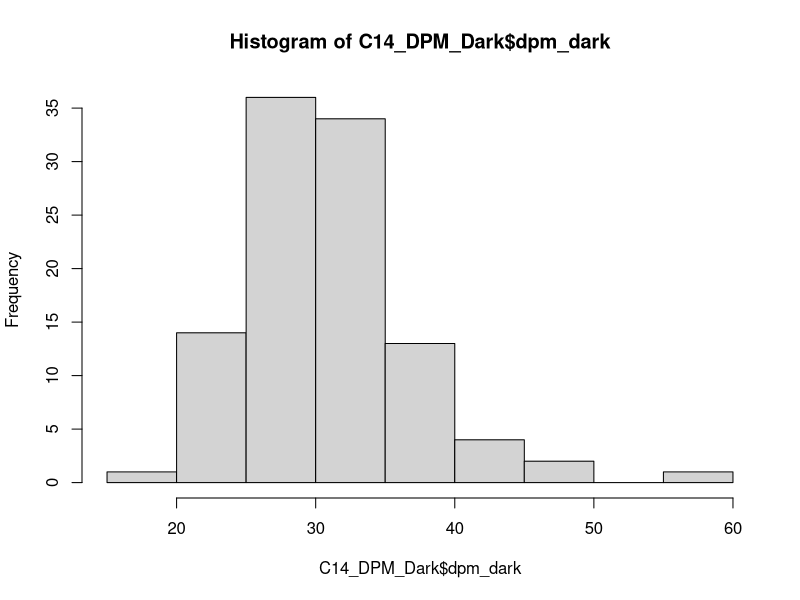
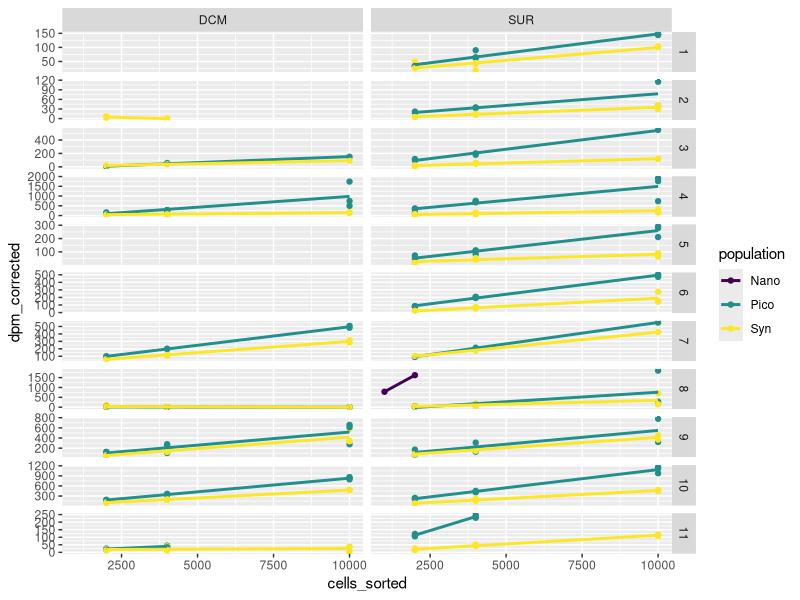
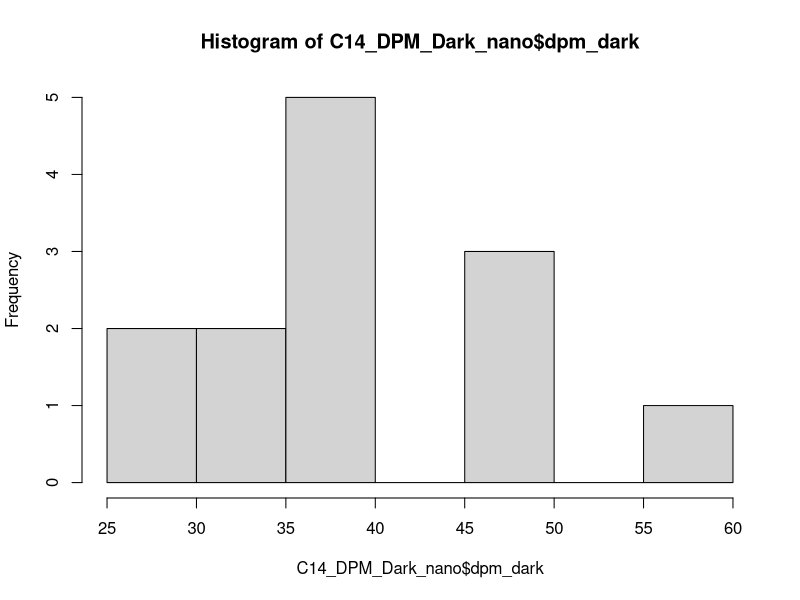
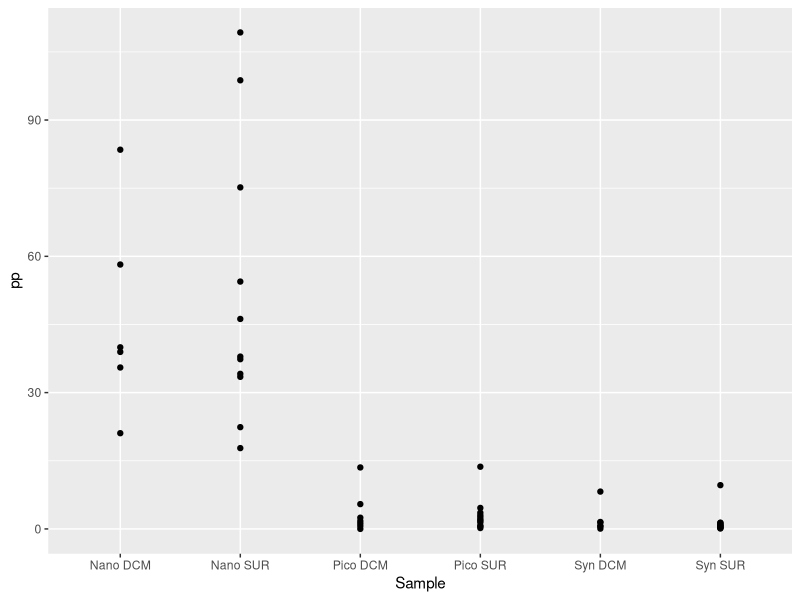
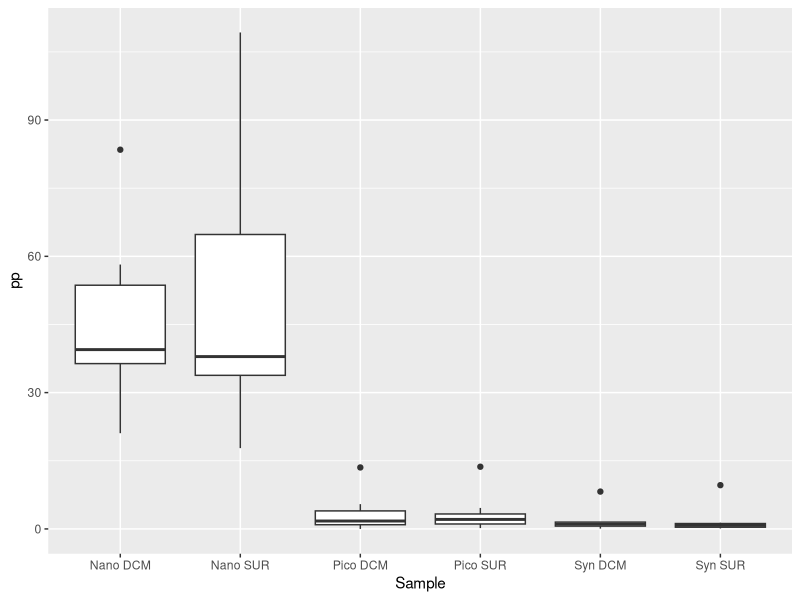
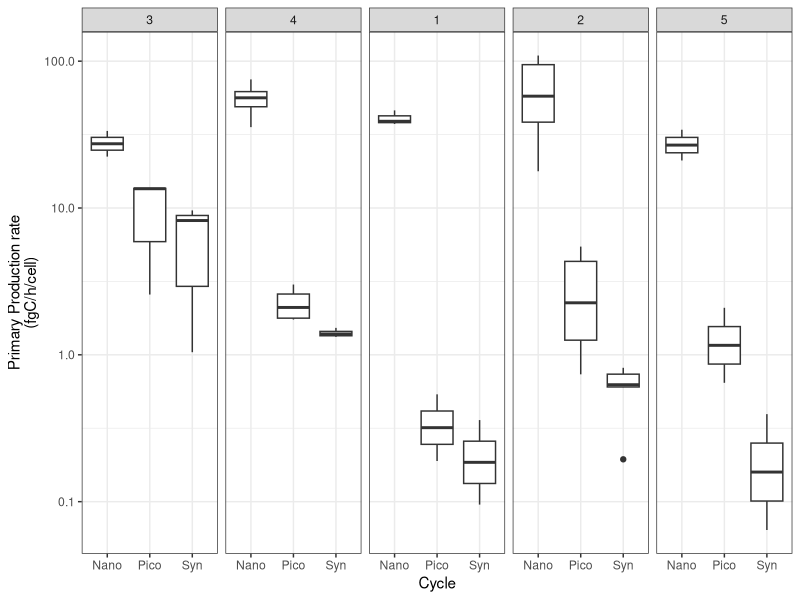
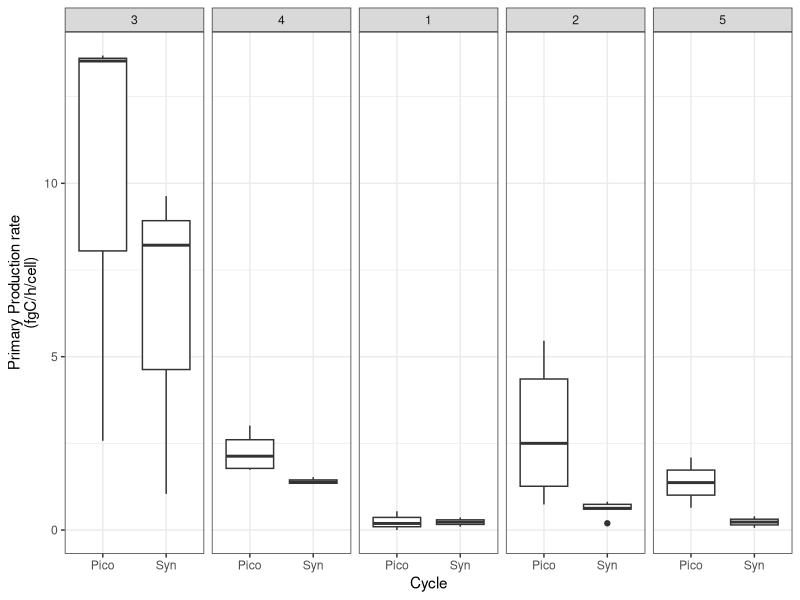
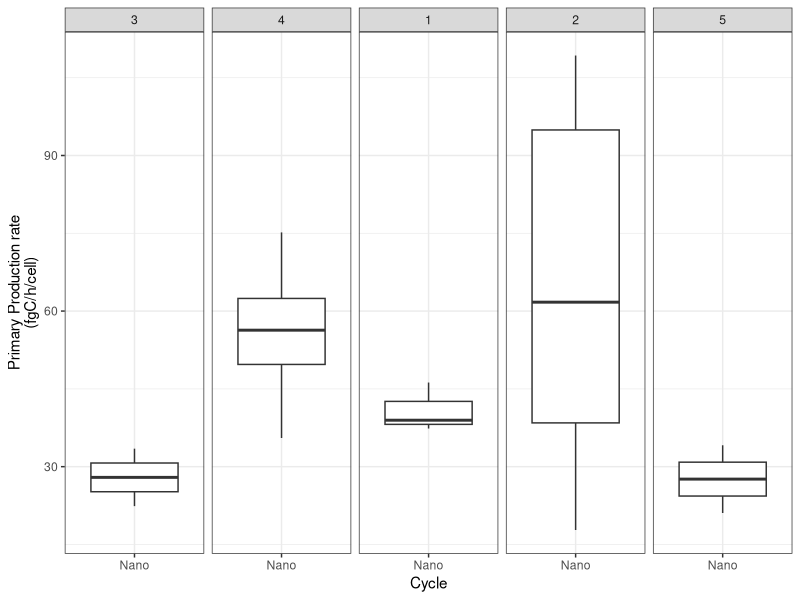

These charts were generated, in order, by the following R code:
## ---- chunk 1
  knitr::opts_chunk$set(message=FALSE,
                        warning=FALSE,
                        cache=TRUE,
                        tidy=FALSE)
## ---- chunk 2
library(dplyr)
library(tidyverse)
library(ggplot2)
library(broom)
library(ggpubr)
## ---- chunk 3
C14_DPM <- readxl::read_excel("TAN1810_14C-Pico_25052020_QA_1.0.xlsx", sheet = "Complete data TAN1810", skip = 11) %>%
  dplyr::select (`Cycle#`, `EXP#`, SAMPLE, `Vial code             (i - initials, A to C - light incubation, D - dark)`, `sorting population`, `Cells sorted`, DPM1, DIC, `SA_dpm_mL`) %>%   
     rename(cycle = `Cycle#`,
            exp = `EXP#`,
            sample = SAMPLE, 
            vial = `Vial code             (i - initials, A to C - light incubation, D - dark)`, 
            population = `sorting population`, 
            cells_sorted = `Cells sorted`, 
            dpm = DPM1,
            SA = `SA_dpm_mL`) %>%
    filter(population != "Nano" | (population == "Nano" & exp == 8 & sample == "SUR" & vial == "B") | (population == "Nano" & exp == 8 & sample == "SUR" & vial == "D")) %>%
    filter(!(exp == 3 & sample == "SUR" & vial == "A" & population == "Pico")) %>%
    filter(!(exp == 2 & sample == "DCM" & vial == "A" & population == "Pico")) %>%
     group_by(cycle, exp, sample, vial, population, cells_sorted) %>% 
     summarize(cells_sorted = mean(cells_sorted),
               dpm= mean(dpm),
               DIC = mean(DIC),
               SA = mean(SA)) %>%
    ungroup()

C14_DPM
## ---- chunk 4
C14_DPM_Dark <- C14_DPM %>% 
  filter(vial == "D") %>% 
  rename(dpm_dark = dpm) %>% 
  dplyr::select(-vial) # Remove the vial column
C14_DPM_Dark
# Check the values of dpm dark with histogram. The values are normally distributed, concentrated around the mean.
hist(C14_DPM_Dark$dpm_dark)
mean(C14_DPM_Dark$dpm_dark)
## ---- chunk 5
C14_DPM_corrected <- left_join(C14_DPM,C14_DPM_Dark) %>% 
  filter (vial != "D") %>% 
  # DV - The next line replace dpm_dark to average dpm_dark if no value. Checked with histogram above.
  mutate(dpm_dark = case_when (is.na(dpm_dark) ~ mean(dpm_dark, na.rm = TRUE),
                               TRUE ~ dpm_dark))  %>% 
  # DV - The next line set dpm_correct to zero if negative, as negative values are all close to zero.
  mutate(dpm_corrected = case_when (dpm >= dpm_dark ~ dpm - dpm_dark,
                                    TRUE ~0)) 

C14_DPM_corrected  
## ---- chunk 6
 reg_plot <- ggplot(data = C14_DPM_corrected, aes(x=cells_sorted, y=dpm_corrected, color=population)) +
  geom_point() + stat_smooth(method="lm", se=FALSE) +
  facet_grid(rows=vars(exp), cols=vars(sample), scales = "free_y") +
  scale_color_viridis_d()
reg_plot
## ---- chunk 7
C14_DPM_model_1 <- C14_DPM_corrected %>%
  group_by(cycle, exp, sample, population, DIC, SA) %>% 
  tidyr::nest() %>% 
  mutate(
    fit = purrr::map(data, ~ lm(dpm_corrected ~ cells_sorted, data = .x)),
    tidied = purrr::map(fit, tidy)
  ) %>% 
  unnest(tidied)

C14_DPM_model_output_1 <- C14_DPM_model_1 %>% 
  select(exp:population, term, estimate) %>% 
  pivot_wider(names_from="term", values_from ="estimate" ) %>% 
  rename (slope = cells_sorted, intercept = `(Intercept)`)

C14_DPM_model_output_1
  
## ---- chunk 8
pp_cal_1 <- mutate(C14_DPM_model_output_1, pp = DIC*slope*(1/(SA*24))*10^9*1.05) %>%
  ungroup() %>%
  filter(pp >= 0) # remove negative pp values

# add missing rows for data analysis later
pp_cal_1 <- complete(pp_cal_1, nesting(cycle, exp, sample), population) 
  
pp_cal_1
## ---- chunk 9
# Changed the excel sheet read, with final dpm and DIC values
C14_DPM_nano <- readxl::read_excel("TAN1810_14C-Pico_25052020_QA_1.0.xlsx", sheet = "Complete data TAN1810", skip = 11)%>% 
  dplyr::select (`Cycle#`, `EXP#`, SAMPLE, `Vial code             (i - initials, A to C - light incubation, D - dark)`, `sorting population`, `Cells sorted`, DPM1, DIC, `SA_dpm_mL`) %>%   
     rename(cycle = `Cycle#`,
            exp = `EXP#`,
            sample = SAMPLE, 
            vial = `Vial code             (i - initials, A to C - light incubation, D - dark)`, 
            population = `sorting population`, 
            cells_sorted = `Cells sorted`, 
            dpm = DPM1,
            SA = `SA_dpm_mL`) %>%
    filter(population == "Nano" | (exp == 2 & sample == "DCM" & vial == "A" & population == "Pico")) %>%
    filter(!(exp == 5 & sample == "SUR" & vial =="D")) %>%
    filter(!(exp == 7 & sample == "SUR")) %>%
    filter(!(exp == 7 & sample == "DCM")) %>%
    filter(!(exp == 8 & sample == "DCM")) %>%
    filter(!(exp == 8 & sample == "SUR" & vial == "C" & cells_sorted == 2000)) %>%
    filter(!(exp == 6 & sample == "SUR" & vial == "A" & dpm == 384)) %>%
    filter(!(exp == 8 & sample == "SUR" & vial == "B")) %>%
    filter(!(exp == 8 & sample == "SUR" & vial == "D" & cells_sorted == 2000)) %>% 
    mutate(vial = case_when((exp == 1 & sample == "SUR" & vial == "C") ~ "D",
                            (exp == 1 & sample == "SUR" & vial == "D") ~ "C",
                            TRUE ~ vial)) %>% 
   group_by(cycle, exp, sample, vial, population, cells_sorted) %>% 
   summarize(cells_sorted = mean(cells_sorted),
             dpm= mean(dpm),
             DIC = mean(DIC),
             SA = mean(SA)) %>%
    ungroup()

C14_DPM_nano
## ---- chunk 10
 C14_DPM_Dark_nano <- C14_DPM_nano %>% 
  filter(vial == "D") %>% 
  rename(dpm_dark = dpm) %>% 
  dplyr::select(-vial)  # Remove the vial column
C14_DPM_Dark_nano
# Check the values of dpm dark with histogram.
hist(C14_DPM_Dark_nano$dpm_dark)
mean(C14_DPM_Dark_nano$dpm_dark)
## ---- chunk 11
C14_DPM_corrected_nano <- left_join(C14_DPM_nano,C14_DPM_Dark_nano) %>% 
  filter (vial != "D") %>% 
  # DV - The next line replace dpm_dark to average dpm_dark if no value. Checked with histogram above.
  mutate(dpm_dark = case_when (is.na(dpm_dark) ~ mean(dpm_dark, na.rm = TRUE),
                               TRUE ~ dpm_dark))  %>% 
  # DV - The next line set dpm_correct to zero if negative, as negative values are all close to zero.
  mutate(dpm_corrected = case_when (dpm >= dpm_dark ~ dpm - dpm_dark,
                                    TRUE ~0)) 
C14_DPM_corrected_nano
## ---- chunk 12
# merge tables
pp_cal_nano <-  C14_DPM_corrected_nano %>%
  group_by(SA, population, cycle, DIC, exp, sample) %>%
  mutate(mean_dpm_corrected=mean(dpm_corrected)) %>% #calculate mean
  select(-vial, -dpm, -dpm_dark, -dpm_corrected) %>%
  distinct() #remove duplicates

pp_cal_nano
## ---- chunk 13
pp_cal_nano <- mutate(pp_cal_nano, pp = DIC*mean_dpm_corrected*(1/(SA*24*cells_sorted))*10^9*1.05) %>% 
  ungroup() %>%
  filter(pp >= 0) # remove negative pp values

# add missing rows for data analysis later
pp_cal_nano <- complete(pp_cal_nano, nesting(cycle, exp, sample), population) %>%
  select(-SA, -DIC)%>%
  ungroup()
  
pp_cal_nano
## ---- chunk 14
pp_cal_1_join<-full_join(pp_cal_1,pp_cal_nano) %>%
  select(-SA,-intercept, -slope, -DIC, -cells_sorted, -mean_dpm_corrected)%>%
  arrange(cycle, exp, sample, population) %>%
  tidyr::drop_na()
pp_cal_1_join
pp_cal_1_join$cycle <- as.character(pp_cal_1_join$cycle) 
pp_cal_1_join$exp <- as.character(pp_cal_1_join$exp)
## ---- chunk 15
pp_cal_table <- pp_cal_1_join %>% 
  group_by(population,sample) %>% 
  summarise(pp_mean = mean(pp, na.rm = TRUE),
            ssd = sd(pp, na.rm = TRUE),
            count = n()) %>%
  mutate(se = ssd / sqrt(count),
        lower_CI = pp_mean - qt(1 - (0.05 / 2), count - 1) * se,
        upper_CI = pp_mean + qt(1 - (0.05 / 2), count - 1) * se) %>%
  select(population, sample, pp_mean, se, lower_CI, upper_CI)%>%
  rename(Population = population,
         Depth = sample,
         `Mean primary production rate (fgC/h/cell)` = pp_mean,
         `Standard error` = se,
         `Lower CI` = lower_CI,
         `Upper CI` = upper_CI)

pp_cal_point <- pp_cal_1_join %>% 
  ggplot() +
  geom_point(aes(x= str_c(population,sample,  sep=" "), y = pp)) +
  xlab("Sample")

pp_cal_boxplot <- pp_cal_1_join %>% 
  ggplot() +
  geom_boxplot(aes(x= str_c(population,sample,  sep=" "), y = pp)) +
  xlab("Sample") +
 # scale_y_continuous(trans='log10')+
  ylab("pp")

pp_cal_table
pp_cal_point
pp_cal_boxplot
## ---- chunk 16
library(xtable)
print(xtable(pp_cal_table),
      comment = FALSE)
## ---- chunk 17
pp_cal_1_join$cycle <- factor(pp_cal_1_join$cycle,levels = c("3", "4", "1", "2", "5")) 

cycle_boxplot <- pp_cal_1_join %>% ggplot(aes(y=pp, x= population)) +
                 geom_boxplot() + 
                 facet_grid(.~ cycle)+
                 scale_y_continuous(trans='log10') +
                 ylab("Primary Production rate\n(fgC/h/cell)") +
                 xlab("Cycle")+
                 theme_bw()   
cycle_boxplot_pico_syn <- pp_cal_1_join %>% filter(population != "Nano") %>% ggplot(aes(y=pp, x= population)) +
                 geom_boxplot() + 
                 facet_grid(.~ cycle)+
                 #scale_y_continuous(trans='log10') +
                 ylab("Primary Production rate\n(fgC/h/cell)") +
                 xlab("Cycle")+
                 theme_bw()     
cycle_boxplot_nano <- pp_cal_1_join %>% filter(population == "Nano") %>% ggplot(aes(y=pp, x= population)) +
                 geom_boxplot() + 
                 facet_grid(.~ cycle)+
                 #scale_y_continuous(trans='log10') +
                 ylab("Primary Production rate\n(fgC/h/cell)") +
                 xlab("Cycle")+
                 theme_bw()   

cycle_boxplot
cycle_boxplot_pico_syn
cycle_boxplot_nano
## ---- chunk 18
c14_figure <- ggarrange(
  cycle_boxplot, cycle_boxplot_pico_syn, cycle_boxplot_nano, 
  labels = c("A", "B", "C"), 
  ncol = 1, nrow = 3,
  align = "v") 

ggsave("c14_figure_1.png")


c14_figure
## ---- chunk 19
cycle_table <- pp_cal_1_join %>% 
  group_by(cycle, population) %>% 
  summarise(pp_mean = mean(pp, na.rm = TRUE)) %>%
  pivot_wider(names_from = cycle, values_from = pp_mean)
cycle_table

pp_cal_1_join$exp <- factor(pp_cal_1_join$exp,levels = c("3", "4", "5", "6", "7", "8", "1", "2", "9", "10", "11"))
exp_boxplot <- ggplot(pp_cal_1_join, aes(x = exp, y=pp, fill=population)) +
                 geom_boxplot() + 
                 scale_y_continuous(trans='log10') +
                 ylab("Primary Production (fgC/h/cell)") 
## ---- chunk 20

depth_boxplot <- ggplot(pp_cal_1_join, aes(x = sample, y=pp, fill=population)) +
                 geom_boxplot() + 
                 scale_y_continuous(trans='log10') +
                 ylab("Primary Production (fgC/h/cell)") 
                 
        
depth_boxplot

depth_table_1 <- pp_cal_1_join %>% 
  group_by(cycle, sample, population) %>% 
  summarise(pp_mean = mean(pp, na.rm = TRUE)) %>%
  pivot_wider(names_from = cycle, values_from = pp_mean)
depth_table_1
depth_table_2 <- pp_cal_1_join %>% 
  group_by(cycle, sample) %>% 
  summarise(pp_mean = mean(pp, na.rm = TRUE)) %>%
  pivot_wider(names_from = cycle, values_from = pp_mean)
depth_table_2

